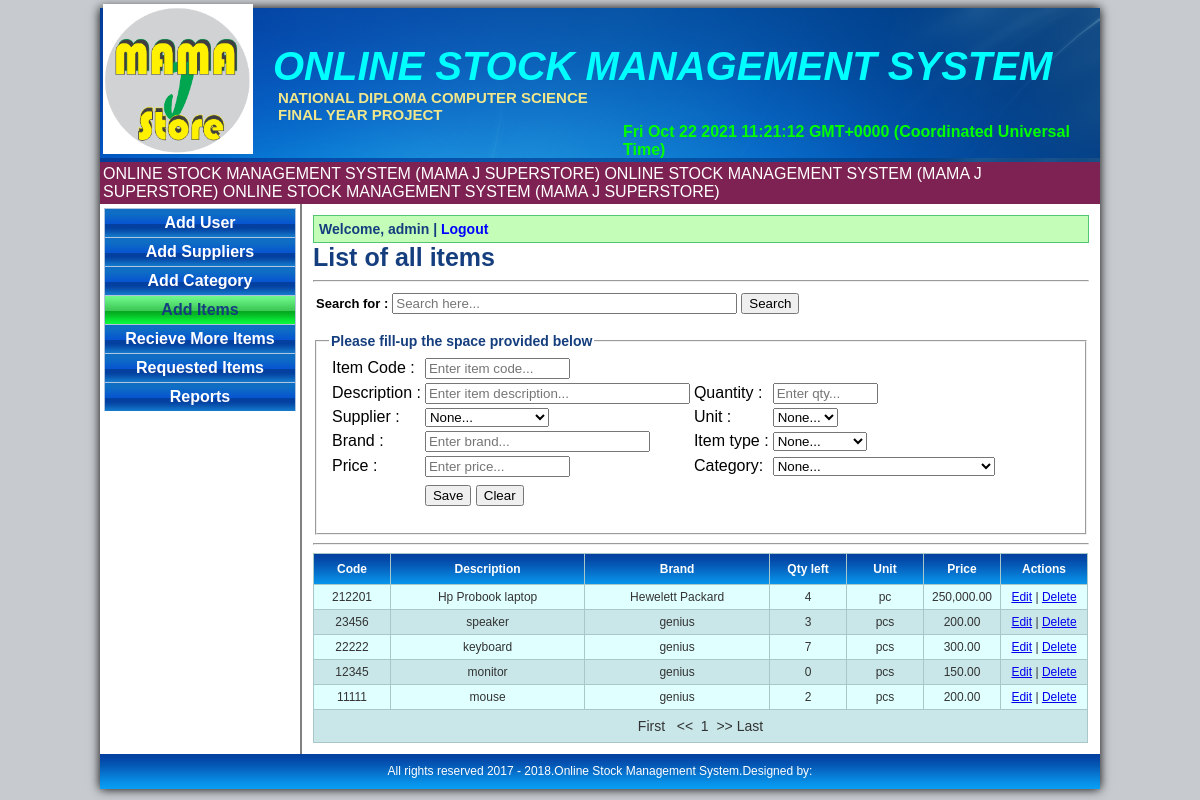
The page /item.php (signed in) on the database its author committed.
### tables this page shows
CREATE TABLE `itemlist` (
  `item_id` int(11) NOT NULL,
  `item_code` int(50) NOT NULL,
  `item_name` varchar(100) NOT NULL,
  `brand_name` varchar(50) NOT NULL,
  `quantity` int(11) NOT NULL,
  `unit_name` varchar(50) NOT NULL,
  `price` int(11) NOT NULL,
  `type_name` varchar(50) NOT NULL,
  `cat_name` varchar(50) NOT NULL,
  `supplier_id` int(11) NOT NULL,
  `supplier_name` varchar(50) NOT NULL,
  `dateadded` varchar(25) NOT NULL
);

### includes/get_username.php (called while the page is built, shortened)
<?php
if(isset($_SESSION['id']))
	{
		$username=$_SESSION['username'];
	}
else
	{
		header("location:index.php");
	}
?>

### item.php (the view, shortened to what this page needs)
<?php require_once('includes/header.php');?>
<?php require_once('includes/connection.php');?>
<?php include('includes/get_username.php');?>
	<table id="sidebar">
			<tr id="navbox">
				<td>
					<ul id="nav">
						<li><a href="user.php">Add User</a></li>
							<li><a href="supplier.php">Add Suppliers</a></li>
                        <li><a href="category.php" >Add Category</a></li>
							<li><a href="item.php" class="current" >Add Items</a></li>
                             <li><a href="addmoreitem.php" >Recieve More Items</a></li>
							<li><a href="request_items.php">Requested Items</a></li>
                            <li><a href="admin_report.php">Reports</a></li>
					</ul>
				</td>
			</tr>
	</table>
	<table id="contentbox">
			<tr>
				<td id="content">
				<div class="name">Welcome, <b><?php echo $username; ?></b> | <a href="logout.php">Logout</a></div>
					<div class="label">List of all items</div>
					<hr />
					<form name="formsearch" method="post" onsubmit="return validateForm()" action="search_item.php">
						<table>
							<tr>
								<td class="search">Search for :</td>
								<td><input type="text" name="search" size="40px" placeholder="Search here..." /></td>
								<td><input type="submit" value="Search" style="cursor:pointer;"/></td>
							</tr>
						</table>
					</form>
					<fieldset>
					<legend><div class="legend"><b>Please fill-up the space provided below</b></div></legend>
					<div id="add_supplierform">
						<form name="form1" method="get" action="">
							<table>
								<tr>
									<td>Item Code :</td>
									<td><input type="text" size="15px" required name="item_code" placeholder="Enter item code..." ></td>
								</tr>
								<tr>
									<td>Description :</td>
									<td><input type="text"  size="30px" required name="item_name" placeholder="Enter item description..." ></td>
									<td>Quantity :</td>
									<td><input type="text"  size="10px"  required name="quantity" placeholder="Enter qty..."></td>
								</tr>
								<tr>
									<td>Supplier :</td>
									<td><?php
											echo '<select name="supplier_name" required>';
											echo '<option value="">None...</option>';
											echo'</select>';
										?>
									</td>
									<td>Unit :</td>
									<td><?php
											echo '<select name="unit_name" required>';
											echo '<option value="">None...</option>';
											echo'</select>';
										?>
									</td>
								</tr>
								<tr>
									<td>Brand :</td>
									<td><input type="text"  size="25px" required name="brand_name" placeholder="Enter brand..."></td>
									<td>Item type :</td>
									<td><?php
											echo '<select name="type_name" required >';
											echo '<option value="">None...</option>';
											echo'</select>';
										?>
									</td>
								</tr>
								<tr>
									<td>Price :</td>
									<td><input type="text" required  size="15px" name="price" placeholder="Enter price..."></td>
									<td>Category:</td>
									<td><?php
											echo '<select name="cat_name" required >';
											echo '<option value="">None...</option>';
											echo'</select>';
										?>
									</td>
								</tr>
								<tr>
									<td></td>
								</tr>
								<tr>
									<td></td>
									<td class="add">
									<input type="submit" name="submit" style="cursor:pointer;" value="Save">
									<input type="reset" name="Btncancel" style="cursor:pointer;" value="Clear"></td>
								</tr>
							</table>
						</form>
					</div>
					</fieldset>
					<hr />
					<?php
						function formatMoney($number, $fractional=false) {
							if ($fractional) {
								$number = sprintf('%.2f', $number);
							}
							while (true) {
								$replaced = preg_replace('/(-?\d+)(\d\d\d)/', '$1,$2', $number);
								if ($replaced != $number) {
									$number = $replaced;
								} else {
									break;
								}
							}
							return $number;
						}
					?>
					<table class="inventory_table" id="alternatecolor">
						<tr>
							<th width="60">Code</th>
							<th>Description</th>
							<th>Brand</th>
							<th width="60">Qty left</th>
							<th width="60">Unit</th>
							<th width="60">Price</th>
							<th width="70">Actions</th>
						</tr>
						<?php
							include('includes/ps_pagination.php');
							$sql ='SELECT * FROM itemlist ORDER BY item_code DESC';
							$pager = new PS_Pagination($con, $sql, 15, 20);
							$rs = $pager->paginate();
							while($row = mysqli_fetch_array($rs))
							{
						?>
						<tr>
							<td><?php echo $row['item_code'];?></td>
							<td><?php echo $row['item_name'];?></td>
							<td><?php echo $row['brand_name'];?></td>
							<td><?php echo $row['quantity'];?></td>
							<td><?php echo $row['unit_name'];?></td>
							<td><?php $p=$row['price'];echo formatMoney($p, true);?></td>
							<td><a href='edit_item.php?item_id=<?php echo $row['item_id']?>'>Edit</a> |
							<a href="JavaScript:if(confirm('Are you sure you want to delete this record?')==true)
							{window.location='delete_item.php?item_id=<?php echo $row['item_id']?>';}">Delete</a></td>
						</tr>
						<?php
						}
						?>
						<tr>
							<td colspan="7"><?php
									echo '<div class="pager" >'.$pager->renderFullNav().'</div>';
								?>
							</td>
						</tr>
					</table>
				</td>
			</tr>
	</table>
<?php require('includes/footer.php');?>

### includes/header.php (shortened to what this page needs)
<html>
	<head>
		<link media="all" rel="stylesheet" type="text/css" href="mainstyle.css"/>
		<link rel="stylesheet" type="text/css" href="tcal.css" />
	</head>
<body>
<div id="wrapper">
	<table id="header">
		<tr>
			<td>
				<div id="logo"><img src="image/mamaj.png" width='150px' height='150px'/></div>
			<div id="title1">ONLINE STOCK MANAGEMENT SYSTEM</div>
				<div id="title2">NATIONAL DIPLOMA COMPUTER SCIENCE</div>
				<div id="title3">FINAL YEAR PROJECT</div>
				<div class="date"><script type="text/javascript"> document.write(''+Date()+'') </script></div>
			</td>
		</tr>
	</table>
	<table id="marquee">
		<tr>
			<td>
				<marquee   scrollamount="2" scrolldelay="10"  behavior="alternate">
				ONLINE STOCK MANAGEMENT SYSTEM (MAMA J SUPERSTORE) ONLINE STOCK MANAGEMENT SYSTEM (MAMA J SUPERSTORE) ONLINE STOCK MANAGEMENT SYSTEM (MAMA J SUPERSTORE)
			</marquee>
			</td>
		</tr>
	</table>

### includes/ps_pagination.php (shortened to what this page needs)
<?php
class PS_Pagination {
	var $php_self;
	var $rows_per_page = 10;
	var $links_per_page = 5;
	var $append = "";
	var $sql = "";
	var $conn = false;
	var $page = 1;
	var $max_pages = 0;
	function PS_Pagination($connection, $sql, $rows_per_page = 10, $links_per_page = 5, $append = "") {
		$this->conn = $connection;
		$this->sql = $sql;
		$this->rows_per_page = (int)$rows_per_page;
		if (intval($links_per_page ) > 0) {
			$this->links_per_page = (int)$links_per_page;
		} else {
			$this->links_per_page = 5;
		}
		$this->append = $append;
		$this->php_self = htmlspecialchars($_SERVER['PHP_SELF'] );
	}
	function paginate() {
		$all_rs = @mysqli_query($this->conn,$this->sql);
		$this->total_rows = mysqli_num_rows($all_rs );
		$this->max_pages = ceil($this->total_rows / $this->rows_per_page );
		if ($this->links_per_page > $this->max_pages) {
			$this->links_per_page = $this->max_pages;
		}
		$this->offset = $this->rows_per_page * ($this->page - 1);
		$rs = @mysqli_query($this->conn,$this->sql . " LIMIT {$this->offset}, {$this->rows_per_page}" );
		return $rs;
	}
	function renderFirst($tag = 'First') {
		if ($this->page == 1) {
			return "$tag ";
		} else {
			return '<a href="' . $this->php_self . '?page=1&' . $this->append . '">' . $tag . '</a> ';
		}
	}
	function renderLast($tag = 'Last') {
		if ($this->page == $this->max_pages) {
			return $tag;
		} else {
			return ' <a href="' . $this->php_self . '?page=' . $this->max_pages . '&' . $this->append . '">' . $tag . '</a>';
		}
	}
	function renderNext($tag = '&gt;&gt;') {
		if ($this->page < $this->max_pages) {
			return '<a href="' . $this->php_self . '?page=' . ($this->page + 1) . '&' . $this->append . '">' . $tag . '</a>';
		} else {
			return $tag;
		}
	}
	function renderPrev($tag = '&lt;&lt;') {
		if ($this->page > 1) {
			return ' <a href="' . $this->php_self . '?page=' . ($this->page - 1) . '&' . $this->append . '">' . $tag . '</a>';
		} else {
			return " $tag";
		}
	}
	function renderNav($prefix = '<span class="page_link">', $suffix = '</span>') {
		$batch = ceil($this->page / $this->links_per_page );
		$end = $batch * $this->links_per_page;
		$start = $end - $this->links_per_page + 1;
		$links = '';
		for($i = $start; $i <= $end; $i ++) {
			if ($i == $this->page) {
				$links .= $prefix . " $i " . $suffix;
			} else {
				$links .= ' ' . $prefix . '<a href="' . $this->php_self . '?page=' . $i . '&' . $this->append . '">' . $i . '</a>' . $suffix . ' ';
			}
		}
		return $links;
	}
	function renderFullNav() {
		return $this->renderFirst() . '&nbsp;' . $this->renderPrev() . '&nbsp;' . $this->renderNav() . '&nbsp;' . $this->renderNext() . '&nbsp;' . $this->renderLast();
	}
}
?>

### includes/footer.php (shortened to what this page needs)
	<table id="footer">
			<tr>
			<td> All rights reserved 2017 - 2018.Online Stock Management System.Designed by: </td>
			</tr>
	</table>
</div>
</body>
</html>

### mainstyle.css (style rules this page uses)
body { background-color:#c7cbcf; }
#wrapper { margin:0 auto; width:1000px; -moz-border-radius:10px; box-shadow: 0px 0px 10px black; background-color:#ffffff; }
#header { height: 150px; text-align: left; background-image:url(image/page_header.png); width:1000px; -moz-border-radius-topleft:10px; -moz-border-radius-topright:10px; }
#logo { margin-top:-7px; }
#title1 { margin-top:-110px; margin-left:170px; font-family:arial; font-size:40px; color:#00FFFF; font-style:italic; font-weight:bold; }
#title2 { margin-left:175px; font-family:arial; font-weight:bold; color:#F0E68C; margin-top:0px; font-size:15px; }
#title3 { margin-left:175px; font-family:arial; font-weight:bold; color:#F0E68C; margin-top:0px; font-size:15px; }
#marquee { color: #ffffff; font-family:arial; background-color:#7D2252; margin:0 auto; }
#sidebar { float:left; width:200px; }
#navbox { height:0px; }
#contentbox { background-color:#ffffff; width:800px; border-left:2px solid gray; }
#content { padding:9px; }
#footer { height:35px; width:1000px; margin: 0px; text-align: center; background-image:url(image/footer.png); color: #ffffff; font-family: arial; font-size: 12px; -moz-border-radius-bottomleft:10px; -moz-border-radius-bottomright:10px; }
#nav,#nav ul { list-style:none; padding:1px; margin-top:-0px; }
#nav li { width:192px; }
#nav a { border-right:1px solid #B0C4DE; border-top:1px solid #B0C4DE; border-left:1px solid #B0C4DE; display:block; background-image:url(image/nav.png); color:white; text-decoration:none; text-align:center; padding:5px; font-family:arial; font-weight:bold; }
#nav a.current { background-image:url(image/currentbg.png); color:#153E7E; font-weight:bold; }
.name { border:1px solid #54C571; padding:5px; font-family:arial; background-color:#C3FDB8; font-size:14px; font-weight:bold; color:#153E7E; }
.name a { color:blue;text-decoration:none;font-weight:bold; }
.pager { padding:3px;text-align:center;font-family:arial;font-size:14px; }
.date { margin-left:520px;font-family:arial;color:#00FF00; font-weight:bold; }
.label { font-family:arial; font-size:25px;font-weight:bold;color:#153E7E; }
.search { text-align:right;font-family:arial; font-size:13px;font-weight:bold; }
.legend { font-family: arial;font-size:14px;color:#153E7E; }
table.inventory_table { font-family:sans-serif; font-size:12px; color:#333333; border-width: 1px; border-color: #a9c6c9; border-collapse: collapse; width:775px; }
table.inventory_table th { background-image:url(image/header.png); color:#fff; border-width: 1px; padding: 8px; border-style: solid; border-color: #a9c6c9; }
table.inventory_table td { border-width: 1px; padding: 5px; border-style: solid; border-color: #a9c6c9; text-align:center; }
.oddrowcolor { background-color:#E0FFFF; }
.evenrowcolor { background-color:#c9e7e9; }
#add_supplierform { font-family : Arial, sans-serif; font-size:14px; }

### rows shown on the page
itemlist: item_code "212201", item_name "Hp Probook laptop", brand_name "Hewelett Packard", quantity "4", unit_name "pc", price "250,000.00"
itemlist: item_code "23456", item_name "speaker", brand_name "genius", quantity "3", unit_name "pcs", price "200.00"
itemlist: item_code "22222", item_name "keyboard", brand_name "genius", quantity "7", unit_name "pcs", price "300.00"
itemlist: item_code "12345", item_name "monitor", brand_name "genius", quantity "0", unit_name "pcs", price "150.00"
itemlist: item_code "11111", item_name "mouse", brand_name "genius", quantity "2", unit_name "pcs", price "200.00"

### other values the page prints
$username "admin"
$pager->renderFullNav() "First << >> Last"
